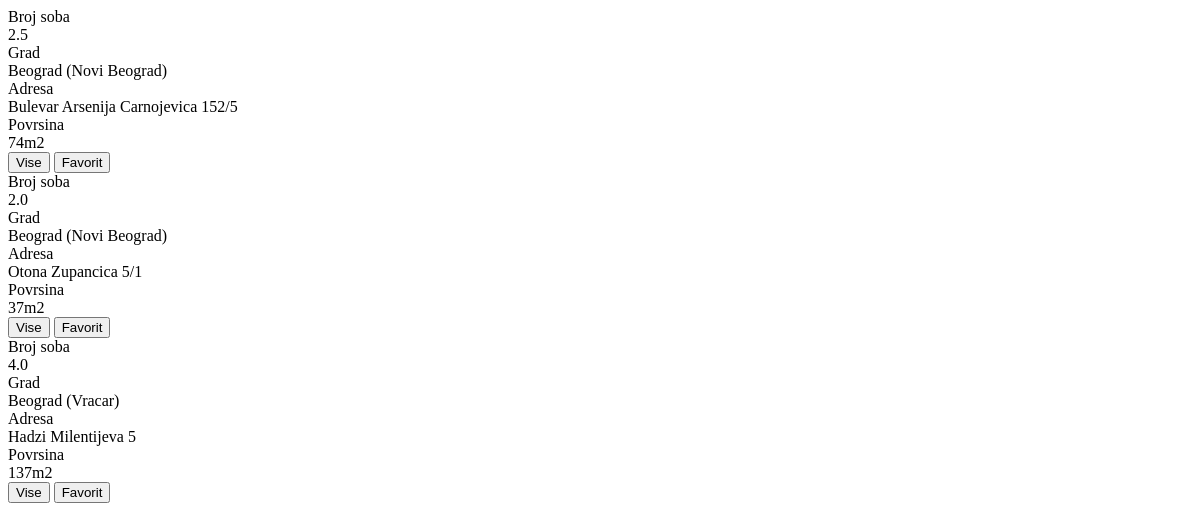
The app's page /nekretnine/spisak/, older data.
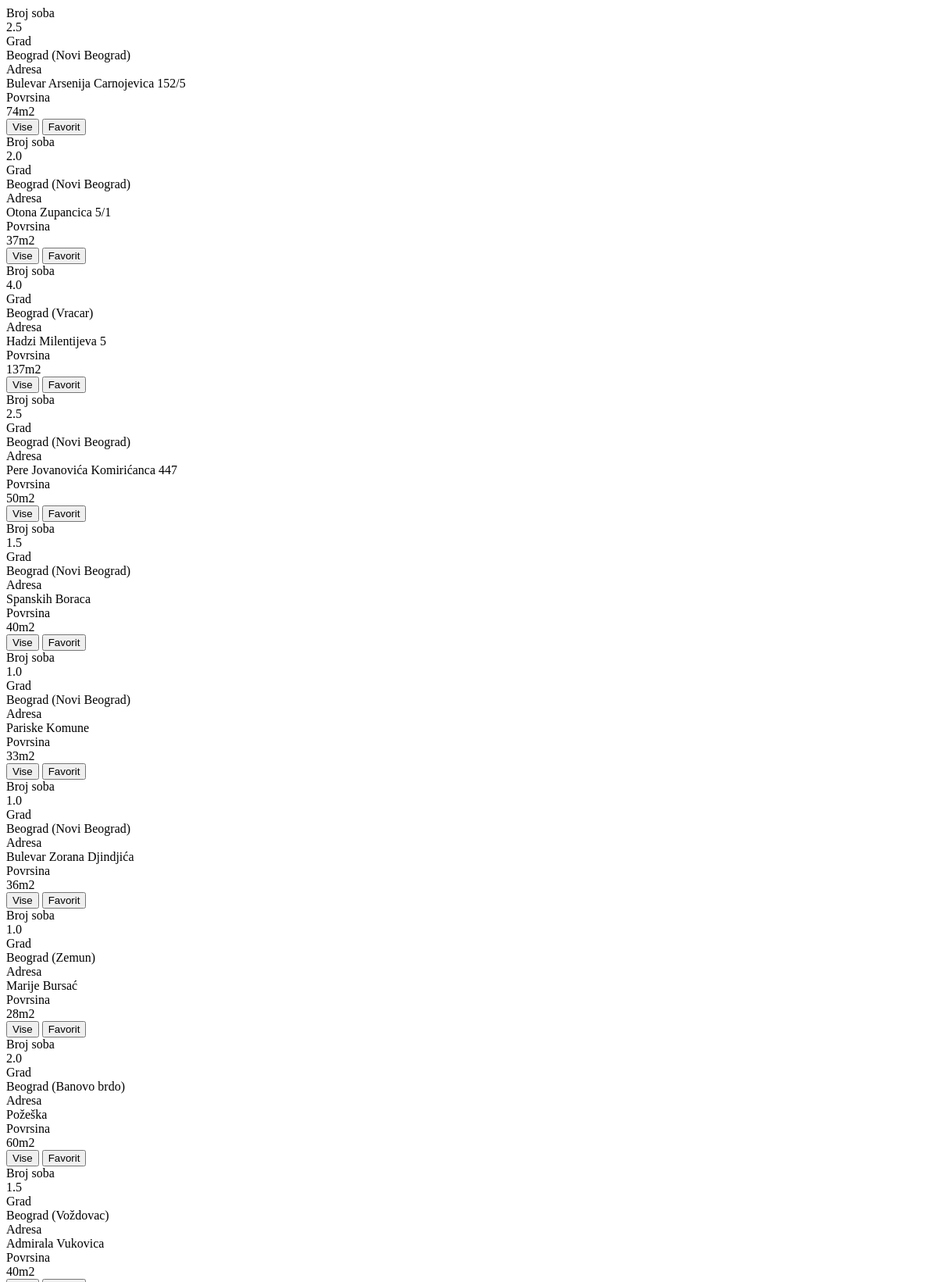
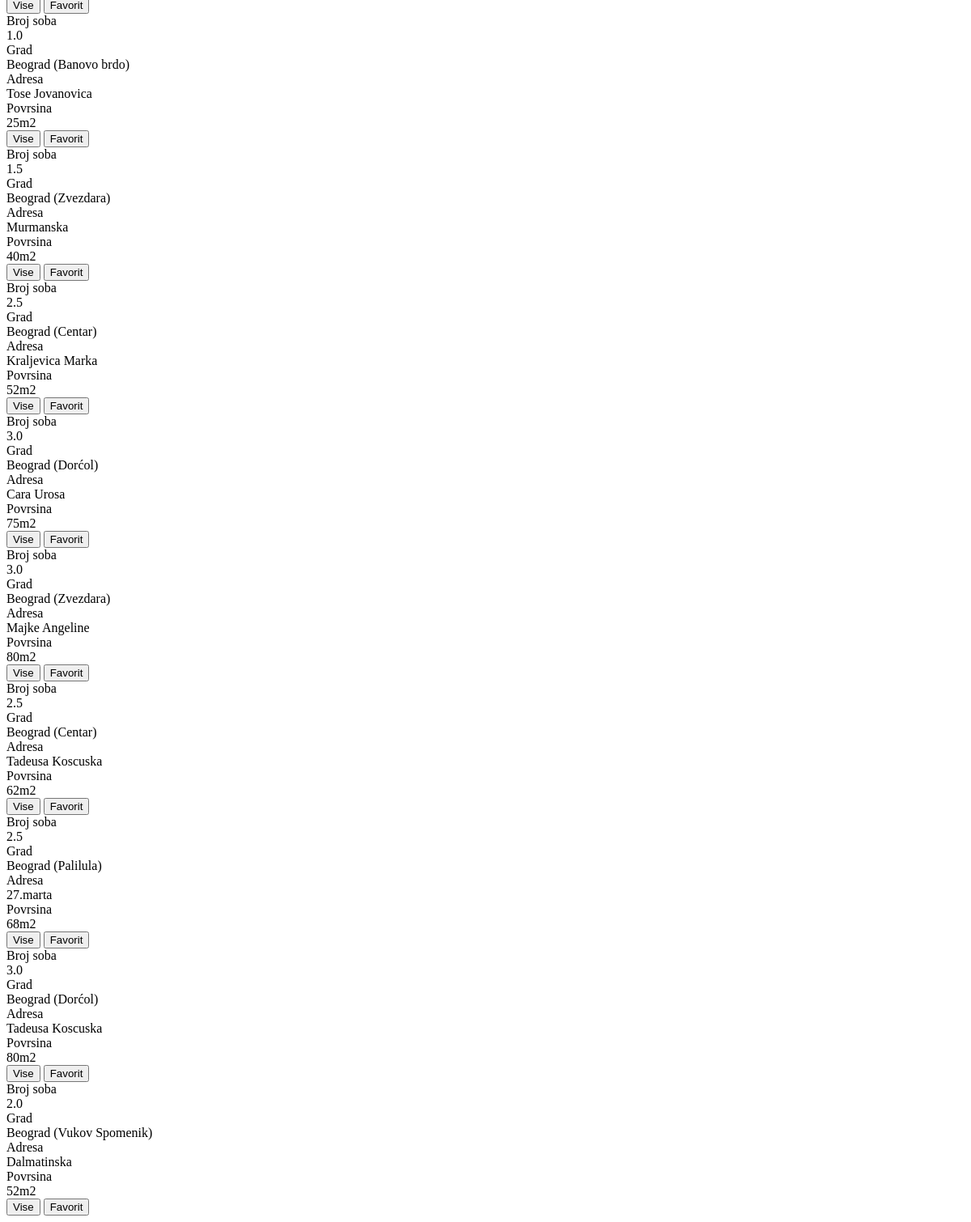
The same page, newer data (2 pictures, top to bottom).
### nekretnine/models.py (models this page shows, shortened)
class Objekat(models.Model):
	adresa = models.TextField()
	tip_objekta = models.ForeignKey(TipObjekta)
	deo_grada = models.ForeignKey(DeoGrada)
	broj_soba = models.FloatField()
	povrsina = models.IntegerField()
	cena = models.IntegerField()
	namestenost = models.ForeignKey(Namestenost)

class DeoGrada(models.Model):
	naziv = models.CharField(max_length=50)
	grad = models.ForeignKey(Grad)
	def __str__(self):
		return self.naziv

class Grad(models.Model):
	naziv = models.CharField(max_length=50)
	drzava = models.ForeignKey(Drzava)
	def __str__(self):
		return self.naziv

### nekretnine/views.py (the view, shortened to what this page needs)
def spisak(request):
	filter_dictionary = {}
	objekti = Objekat.objects.filter(**filter_dictionary)
	context = {'objekti':objekti}
	return render(request, 'nekretnine/spisak.html', context)

### nekretnine/templates/nekretnine/spisak.html (shortened to what this page needs)
				{% if objekti %}
					{% for objekat in objekti %}
					<div class = "jedan_stan" id = "stan_{{objekat.id}}">
						<div class = "text">
							<div class="red">
								<div class = "osobina">Broj soba</div>
								<div class = "podatak">{{ objekat.broj_soba }}</div>
							</div>
							<div class="red">
								<div class = "osobina">Grad</div>
								<div class = "podatak">{{ objekat.deo_grada.grad }} ({{ objekat.deo_grada }})</div>
							</div>
							<div class="red">
								<div class = "osobina">Adresa</div>
								<div class = "podatak">{{ objekat.adresa }}</div>
							</div>
							<div class="red">
								<div class = "osobina">Povrsina</div>
								<div class = "podatak">{{ objekat.povrsina }}m2</div>
							</div>
						</div>
						<input type = "button" id = "dugme"  class = "dugme" value = "Vise" onclick="vise({{objekat.id}})" />
						<input type = "button" id = "grugo_dugme"  class = "drugo_dugme" value = "Favorit" onclick = "add_favorits({{objekat.id}})" />
					</div>
					{% endfor %}
				{% else %}
						<p>Nema oglasa.</p>
				{% endif %}

Row changes from the older to the newer data that the page shows:
added Objekat: broj_soba "2.5", deo_grada.grad "Beograd", deo_grada "Novi Beograd", adresa "Pere Jovanovića Komirićanca 447", povrsina "50"
added Objekat: broj_soba "1.5", deo_grada.grad "Beograd", deo_grada "Novi Beograd", adresa "Spanskih Boraca", povrsina "40"
added Objekat: broj_soba "1.0", deo_grada.grad "Beograd", deo_grada "Novi Beograd", adresa "Pariske Komune", povrsina "33"
added Objekat: broj_soba "1.0", deo_grada.grad "Beograd", deo_grada "Novi Beograd", adresa "Bulevar Zorana Djindjića", povrsina "36"
added Objekat: broj_soba "1.0", deo_grada.grad "Beograd", deo_grada "Zemun", adresa "Marije Bursać", povrsina "28"
added Objekat: broj_soba "2.0", deo_grada.grad "Beograd", deo_grada "Banovo brdo", adresa "Požeška", povrsina "60"
added Objekat: broj_soba "1.5", deo_grada.grad "Beograd", deo_grada "Voždovac", adresa "Admirala Vukovica", povrsina "40"
added Objekat: broj_soba "1.0", deo_grada.grad "Beograd", deo_grada "Banovo brdo", adresa "Tose Jovanovica", povrsina "25"
added Objekat: broj_soba "1.5", deo_grada.grad "Beograd", deo_grada "Zvezdara", adresa "Murmanska", povrsina "40"
added Objekat: broj_soba "2.5", deo_grada.grad "Beograd", deo_grada "Centar", adresa "Kraljevica Marka", povrsina "52"
added Objekat: broj_soba "3.0", deo_grada.grad "Beograd", deo_grada "Dorćol", adresa "Cara Urosa", povrsina "75"
added Objekat: broj_soba "3.0", deo_grada.grad "Beograd", deo_grada "Zvezdara", adresa "Majke Angeline", povrsina "80"
added Objekat: broj_soba "2.5", deo_grada.grad "Beograd", deo_grada "Centar", adresa "Tadeusa Koscuska", povrsina "62"
added Objekat: broj_soba "2.5", deo_grada.grad "Beograd", deo_grada "Palilula", adresa "27.marta", povrsina "68"
added Objekat: broj_soba "3.0", deo_grada.grad "Beograd", deo_grada "Dorćol", adresa "Tadeusa Koscuska", povrsina "80"
added Objekat: broj_soba "2.0", deo_grada.grad "Beograd", deo_grada "Vukov Spomenik", adresa "Dalmatinska", povrsina "52"
